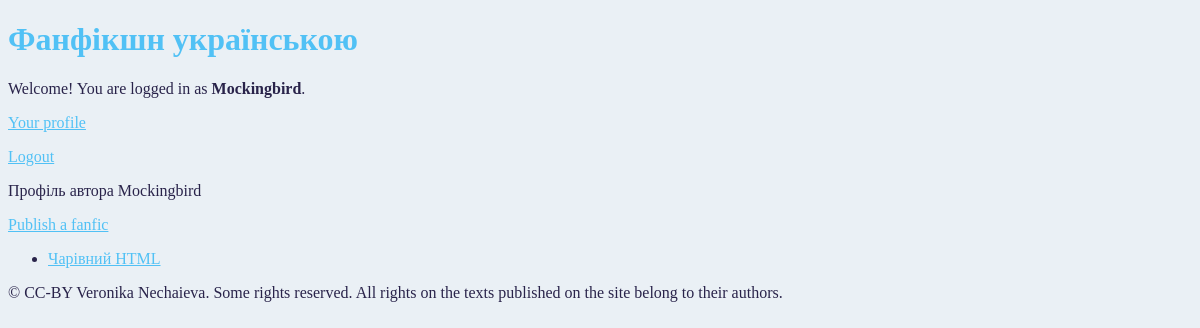
The app's page /fics/author/2 (signed in) with its own data.
### app_fanfics/models.py (models this page shows, shortened)
class User(AbstractUser):
    pass

class Author(models.Model):
    nickname = models.CharField(max_length=50)
    user = models.OneToOneField(User, on_delete=models.SET_NULL, null=True)
    register_date = models.DateField()
    def __str__(self):
        return self.nickname

class Fanfic(models.Model):
    title = models.CharField(max_length=500)
    annotation = models.TextField()
    publication_date = models.DateTimeField('Published:', default=django.utils.timezone.now)
    author = models.ForeignKey(Author, on_delete=models.SET_NULL, null=True)
    fandom = models.ForeignKey(Fandom, on_delete=models.SET_DEFAULT, default=1)

### app_fanfics/views/authors.py (the view)
# urls.py: path('author/<int:author_id>',   authors.author_page,     name='author_page'),
def author_page(request, author_id):
    author = get_object_or_404(Author, pk=author_id)
    context = {
        'author': author,
        'fanfic_list': Fanfic.objects.filter(author = author_id).order_by('title')
    }
    context.update(get_login_context(request))
    context.update({
        'is_owner': author.nickname == context['username']
    })
    return render(request, 'author_page.html', context)

### app_fanfics/views/contexts.py (called while the page is built)
def get_login_context(request, base_context: dict = None):
    logged_in = request.user.is_authenticated
    if logged_in:
        username = request.user.username
        author_ids = Author.objects.filter(nickname=username)
        print("AUTHOR IDS:", author_ids)
        author_id = author_ids[0].id if author_ids else None
    else:
        username = None
        author_id = None
    auth_context = {
        'logged_in': request.user.is_authenticated,
        'username': username,
        'author_id': author_id,
        'google_url': GOOGLE_URL}
    if base_context:
        context = base_context
        base_context.update(auth_context)
        return context
    return auth_context

### app_fanfics/templates/author_page.html (shortened to what this page needs)
<!DOCTYPE html>
{% load static %}
<html lang="en">
<head>
    <link rel="stylesheet" type="text/css" href="{% static 'css/style.css' %}">
</head>
<body>
{% include "sub_elements/header.html" %}
<div><p> Профіль автора {{ author.nickname }}</p></div>
{%  if is_owner %}
    <p><a href="{% url 'fics:add_fanfic' %}">Publish a fanfic</a></p>
{% endif %}
{% if fanfic_list %}
<ul>
    {% for fic in fanfic_list %}
    <li><a href="{% url 'fics:fanfic_page' fic.id %}">{{fic.title}}</a></li>
    {% endfor %}
</ul>
{% else %}
<p> The author doesn't have any works published yet.</p>
{% endif %}
{% include "sub_elements/footer.html" %}
</body>
</html>

### app_fanfics/templates/sub_elements/header.html (shortened to what this page needs)
{% load static %}
<div id="header">
    <a href="{% url 'fics:index' %}" style="text-decoration: none"><h1>Фанфікшн українською</h1></a>
    {% if logged_in %}
        <p>Welcome! You are logged in as <b>{{ username }}</b>.</p>
        {% if author_id %}
            <p><a href="{%  url 'fics:author_page' author_id %}">Your profile</a></p>
        {%  endif %}
        <p><a href="{% url 'fics:logout' %}">Logout</a></p>
    {% endif %}
</div>

### app_fanfics/static/css/style.css (style rules this page uses)
body { background-color: #eaf0f5; color: #29234a; font: 16px calibri; }
a:link { color: #51c1f5; }

### records on screen
User: username "Mockingbird"
Author: nickname "Mockingbird"
Fanfic: title "Чарівний HTML"
